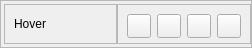
                       <widget class="QFrame" name="frame_27">
                        <property name="geometry">
                         <rect>
                          <x>-10</x>
                          <y>310</y>
                          <width>252</width>
                          <height>48</height>
                         </rect>
                        </property>
                        <property name="maximumSize">
                         <size>
                          <width>16777213</width>
                          <height>48</height>
                         </size>
                        </property>
                        <property name="frameShape">
                         <enum>QFrame::StyledPanel</enum>
                        </property>
                        <property name="frameShadow">
                         <enum>QFrame::Raised</enum>
                        </property>
                        <layout class="QHBoxLayout" name="horizontalLayout_64">
                         <property name="spacing">
                          <number>0</number>
                         </property>
                         <property name="leftMargin">
                          <number>3</number>
                         </property>
                         <property name="topMargin">
                          <number>0</number>
                         </property>
                         <property name="rightMargin">
                          <number>0</number>
                         </property>
                         <property name="bottomMargin">
                          <number>0</number>
                         </property>
                         <item>
                          <widget class="QFrame" name="panelsBackground_41">
                           <property name="maximumSize">
                            <size>
                             <width>16777215</width>
                             <height>40</height>
                            </size>
                           </property>
                           <property name="styleSheet">
                            <string notr="true"/>
                           </property>
                           <property name="frameShape">
                            <enum>QFrame::StyledPanel</enum>
                           </property>
                           <property name="frameShadow">
                            <enum>QFrame::Raised</enum>
                           </property>
                           <layout class="QHBoxLayout" name="horizontalLayout_65">
                            <item>
                             <widget class="QLabel" name="label_43">
                              <property name="maximumSize">
                               <size>
                                <width>16777215</width>
                                <height>40</height>
                               </size>
                              </property>
                              <property name="text">
                               <string>Hover</string>
                              </property>
                             </widget>
                            </item>
                           </layout>
                          </widget>
                         </item>
                         <item>
                          <widget class="QFrame" name="panelsBackground_42">
                           <property name="maximumSize">
                            <size>
                             <width>16777215</width>
                             <height>40</height>
                            </size>
                           </property>
                           <property name="styleSheet">
                            <string notr="true"/>
                           </property>
                           <property name="frameShape">
                            <enum>QFrame::StyledPanel</enum>
                           </property>
                           <property name="frameShadow">
                            <enum>QFrame::Raised</enum>
                           </property>
                           <layout class="QHBoxLayout" name="horizontalLayout_66">
                            <item>
                             <widget class="QPushButton" name="contentHoverColor1">
                              <property name="minimumSize">
                               <size>
                                <width>24</width>
                                <height>24</height>
                               </size>
                              </property>
                              <property name="maximumSize">
                               <size>
                                <width>24</width>
                                <height>24</height>
                               </size>
                              </property>
                              <property name="text">
                               <string/>
                              </property>
                             </widget>
                            </item>
                            <item>
                             <widget class="QPushButton" name="contentHoverColor2">
                              <property name="minimumSize">
                               <size>
                                <width>24</width>
                                <height>24</height>
                               </size>
                              </property>
                              <property name="maximumSize">
                               <size>
                                <width>24</width>
                                <height>24</height>
                               </size>
                              </property>
                              <property name="text">
                               <string/>
                              </property>
                             </widget>
                            </item>
                            <item>
                             <widget class="QPushButton" name="contentHoverColor3">
                              <property name="minimumSize">
                               <size>
                                <width>24</width>
                                <height>24</height>
                               </size>
                              </property>
                              <property name="maximumSize">
                               <size>
                                <width>24</width>
                                <height>24</height>
                               </size>
                              </property>
                              <property name="text">
                               <string/>
                              </property>
                             </widget>
                            </item>
                            <item>
                             <widget class="QPushButton" name="contentHoverColor4">
                              <property name="minimumSize">
                               <size>
                                <width>24</width>
                                <height>24</height>
                               </size>
                              </property>
                              <property name="maximumSize">
                               <size>
                                <width>24</width>
                                <height>24</height>
                               </size>
                              </property>
                              <property name="text">
                               <string/>
                              </property>
                             </widget>
                            </item>
                           </layout>
                          </widget>
                         </item>
                        </layout>
                       </widget>
